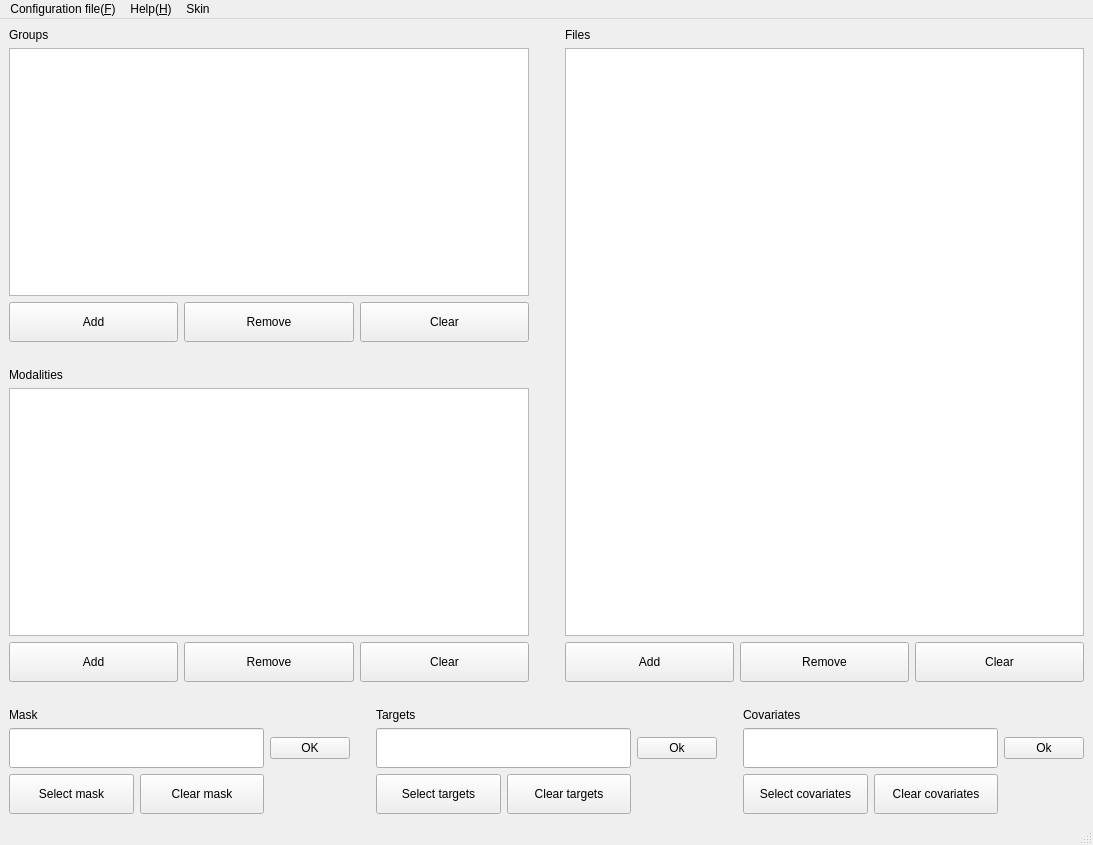
<?xml version="1.0" encoding="UTF-8"?>
<ui version="4.0">
 <class>MainWindow</class>
 <widget class="QMainWindow" name="MainWindow">
  <property name="geometry">
   <rect>
    <x>0</x>
    <y>0</y>
    <width>1093</width>
    <height>845</height>
   </rect>
  </property>
  <property name="windowTitle">
   <string>MainWindow</string>
  </property>
  <widget class="QWidget" name="centralwidget">
   <layout class="QGridLayout" name="gridLayout">
    <item row="0" column="0">
     <layout class="QHBoxLayout" name="horizontalLayout_2">
      <item>
       <layout class="QVBoxLayout" name="verticalLayout_group_modality">
        <item>
         <layout class="QGridLayout" name="gridLayout_2">
          <item row="3" column="1">
           <layout class="QVBoxLayout" name="verticalLayout_group">
            <item>
             <widget class="QLabel" name="label_group">
              <property name="text">
               <string>Groups</string>
              </property>
             </widget>
            </item>
            <item>
             <widget class="QListView" name="listView_groups">
              <property name="enabled">
               <bool>true</bool>
              </property>
              <property name="minimumSize">
               <size>
                <width>20</width>
                <height>10</height>
               </size>
              </property>
              <property name="acceptDrops">
               <bool>false</bool>
              </property>
              <property name="sizeAdjustPolicy">
               <enum>QAbstractScrollArea::AdjustToContents</enum>
              </property>
              <property name="editTriggers">
               <set>QAbstractItemView::NoEditTriggers</set>
              </property>
              <property name="dragEnabled">
               <bool>false</bool>
              </property>
             </widget>
            </item>
            <item>
             <layout class="QHBoxLayout" name="group_btn">
              <item>
               <widget class="QPushButton" name="pushButton_addgroups">
                <property name="minimumSize">
                 <size>
                  <width>20</width>
                  <height>40</height>
                 </size>
                </property>
                <property name="toolTipDuration">
                 <number>-5</number>
                </property>
                <property name="whatsThis">
                 <string>&lt;html&gt;&lt;head/&gt;&lt;body&gt;&lt;p&gt;push the button then close program&lt;/p&gt;&lt;/body&gt;&lt;/html&gt;</string>
                </property>
                <property name="text">
                 <string>Add</string>
                </property>
               </widget>
              </item>
              <item>
               <widget class="QPushButton" name="pushButton_removegroups">
                <property name="minimumSize">
                 <size>
                  <width>20</width>
                  <height>40</height>
                 </size>
                </property>
                <property name="text">
                 <string>Remove</string>
                </property>
               </widget>
              </item>
              <item>
               <widget class="QPushButton" name="pushButton_cleargroups">
                <property name="minimumSize">
                 <size>
                  <width>20</width>
                  <height>40</height>
                 </size>
                </property>
                <property name="text">
                 <string>Clear</string>
                </property>
               </widget>
              </item>
             </layout>
            </item>
           </layout>
          </item>
         </layout>
        </item>
        <item>
         <spacer name="verticalSpacer">
          <property name="orientation">
           <enum>Qt::Vertical</enum>
          </property>
          <property name="sizeType">
           <enum>QSizePolicy::Fixed</enum>
          </property>
          <property name="sizeHint" stdset="0">
           <size>
            <width>20</width>
            <height>20</height>
           </size>
          </property>
         </spacer>
        </item>
        <item>
         <layout class="QVBoxLayout" name="verticalLayout_modality">
          <item>
           <widget class="QLabel" name="label_modalities">
            <property name="text">
             <string>Modalities</string>
            </property>
           </widget>
          </item>
          <item>
           <widget class="QListView" name="listView_modalities">
            <property name="enabled">
             <bool>true</bool>
            </property>
            <property name="minimumSize">
             <size>
              <width>20</width>
              <height>10</height>
             </size>
            </property>
            <property name="sizeAdjustPolicy">
             <enum>QAbstractScrollArea::AdjustToContents</enum>
            </property>
            <property name="editTriggers">
             <set>QAbstractItemView::NoEditTriggers</set>
            </property>
           </widget>
          </item>
          <item>
           <layout class="QHBoxLayout" name="modality_btn">
            <item>
             <widget class="QPushButton" name="pushButton_addmodalities">
              <property name="minimumSize">
               <size>
                <width>20</width>
                <height>40</height>
               </size>
              </property>
              <property name="toolTipDuration">
               <number>-5</number>
              </property>
              <property name="whatsThis">
               <string>&lt;html&gt;&lt;head/&gt;&lt;body&gt;&lt;p&gt;push the button then close program&lt;/p&gt;&lt;/body&gt;&lt;/html&gt;</string>
              </property>
              <property name="text">
               <string>Add</string>
              </property>
             </widget>
            </item>
            <item>
             <widget class="QPushButton" name="pushButton_removemodalites">
              <property name="minimumSize">
               <size>
                <width>20</width>
                <height>40</height>
               </size>
              </property>
              <property name="text">
               <string>Remove</string>
              </property>
             </widget>
            </item>
            <item>
             <widget class="QPushButton" name="pushButton_clearmodalities">
              <property name="minimumSize">
               <size>
                <width>20</width>
                <height>40</height>
               </size>
              </property>
              <property name="text">
               <string>Clear</string>
              </property>
             </widget>
            </item>
           </layout>
          </item>
         </layout>
        </item>
       </layout>
      </item>
      <item>
       <spacer name="horizontalSpacer">
        <property name="orientation">
         <enum>Qt::Horizontal</enum>
        </property>
        <property name="sizeType">
         <enum>QSizePolicy::Fixed</enum>
        </property>
        <property name="sizeHint" stdset="0">
         <size>
          <width>30</width>
          <height>20</height>
         </size>
        </property>
       </spacer>
      </item>
      <item>
       <layout class="QVBoxLayout" name="verticalLayout_files">
        <item>
         <layout class="QVBoxLayout" name="verticalLayout_file">
          <item>
           <widget class="QLabel" name="label_file">
            <property name="text">
             <string>Files</string>
            </property>
           </widget>
          </item>
          <item>
           <widget class="QListView" name="listView_files">
            <property name="enabled">
             <bool>true</bool>
            </property>
            <property name="minimumSize">
             <size>
              <width>10</width>
              <height>200</height>
             </size>
            </property>
            <property name="baseSize">
             <size>
              <width>10</width>
              <height>10</height>
             </size>
            </property>
            <property name="contextMenuPolicy">
             <enum>Qt::DefaultContextMenu</enum>
            </property>
            <property name="acceptDrops">
             <bool>false</bool>
            </property>
            <property name="sizeAdjustPolicy">
             <enum>QAbstractScrollArea::AdjustToContents</enum>
            </property>
            <property name="editTriggers">
             <set>QAbstractItemView::NoEditTriggers</set>
            </property>
            <property name="dragEnabled">
             <bool>false</bool>
            </property>
           </widget>
          </item>
          <item>
           <layout class="QHBoxLayout" name="file_btn">
            <item>
             <widget class="QPushButton" name="pushButton_addfiles">
              <property name="minimumSize">
               <size>
                <width>20</width>
                <height>40</height>
               </size>
              </property>
              <property name="baseSize">
               <size>
                <width>10</width>
                <height>10</height>
               </size>
              </property>
              <property name="toolTipDuration">
               <number>-5</number>
              </property>
              <property name="whatsThis">
               <string>&lt;html&gt;&lt;head/&gt;&lt;body&gt;&lt;p&gt;push the button then close program&lt;/p&gt;&lt;/body&gt;&lt;/html&gt;</string>
              </property>
              <property name="text">
               <string>Add</string>
              </property>
             </widget>
            </item>
            <item>
             <widget class="QPushButton" name="pushButton_removefiles">
              <property name="minimumSize">
               <size>
                <width>20</width>
                <height>40</height>
               </size>
              </property>
              <property name="baseSize">
               <size>
                <width>10</width>
                <height>10</height>
               </size>
              </property>
              <property name="text">
               <string>Remove</string>
              </property>
             </widget>
            </item>
            <item>
             <widget class="QPushButton" name="pushButton_clearfiles">
              <property name="minimumSize">
               <size>
                <width>20</width>
                <height>40</height>
               </size>
              </property>
              <property name="baseSize">
               <size>
                <width>10</width>
                <height>10</height>
               </size>
              </property>
              <property name="text">
               <string>Clear</string>
              </property>
             </widget>
            </item>
           </layout>
          </item>
         </layout>
        </item>
       </layout>
      </item>
     </layout>
    </item>
    <item row="1" column="0">
     <spacer name="verticalSpacer_2">
      <property name="orientation">
       <enum>Qt::Vertical</enum>
      </property>
      <property name="sizeType">
       <enum>QSizePolicy::Fixed</enum>
      </property>
      <property name="sizeHint" stdset="0">
       <size>
        <width>20</width>
        <height>20</height>
       </size>
      </property>
     </spacer>
    </item>
    <item row="2" column="0">
     <layout class="QHBoxLayout" name="horizontalLayout">
      <item>
       <layout class="QGridLayout" name="gridLayout_3">
        <item row="1" column="0">
         <widget class="QLineEdit" name="lineEdit_mask">
          <property name="minimumSize">
           <size>
            <width>30</width>
            <height>40</height>
           </size>
          </property>
         </widget>
        </item>
        <item row="0" column="0">
         <widget class="QLabel" name="label_mask">
          <property name="text">
           <string>Mask</string>
          </property>
         </widget>
        </item>
        <item row="2" column="0">
         <layout class="QHBoxLayout" name="file_btn_2">
          <item>
           <widget class="QPushButton" name="pushButton_selectMask">
            <property name="minimumSize">
             <size>
              <width>20</width>
              <height>40</height>
             </size>
            </property>
            <property name="baseSize">
             <size>
              <width>10</width>
              <height>10</height>
             </size>
            </property>
            <property name="toolTipDuration">
             <number>-5</number>
            </property>
            <property name="whatsThis">
             <string>&lt;html&gt;&lt;head/&gt;&lt;body&gt;&lt;p&gt;push the button then close program&lt;/p&gt;&lt;/body&gt;&lt;/html&gt;</string>
            </property>
            <property name="text">
             <string>Select mask</string>
            </property>
           </widget>
          </item>
          <item>
           <widget class="QPushButton" name="pushButton_clearMask">
            <property name="minimumSize">
             <size>
              <width>20</width>
              <height>40</height>
             </size>
            </property>
            <property name="baseSize">
             <size>
              <width>10</width>
              <height>10</height>
             </size>
            </property>
            <property name="text">
             <string>Clear mask</string>
            </property>
           </widget>
          </item>
         </layout>
        </item>
        <item row="1" column="1">
         <widget class="QPushButton" name="pushButton_mask">
          <property name="styleSheet">
           <string notr="true">gridline-color: qradialgradient(spread:pad, cx:0.5, cy:0.5, radius:0.5, fx:0.5, fy:0.5, stop:0 rgba(255, 255, 255, 255), stop:0.1 rgba(255, 255, 255, 255), stop:0.2 rgba(255, 176, 176, 167), stop:0.3 rgba(255, 151, 151, 92), stop:0.4 rgba(255, 125, 125, 51), stop:0.5 rgba(255, 76, 76, 205), stop:0.52 rgba(255, 76, 76, 205), stop:0.6 rgba(255, 180, 180, 84), stop:1 rgba(255, 255, 255, 0));</string>
          </property>
          <property name="text">
           <string>OK</string>
          </property>
         </widget>
        </item>
       </layout>
      </item>
      <item>
       <spacer name="horizontalSpacer_2">
        <property name="orientation">
         <enum>Qt::Horizontal</enum>
        </property>
        <property name="sizeType">
         <enum>QSizePolicy::Fixed</enum>
        </property>
        <property name="sizeHint" stdset="0">
         <size>
          <width>20</width>
          <height>20</height>
         </size>
        </property>
       </spacer>
      </item>
      <item>
       <layout class="QGridLayout" name="gridLayout_4">
        <item row="0" column="0">
         <widget class="QLabel" name="label_target">
          <property name="text">
           <string>Targets</string>
          </property>
         </widget>
        </item>
        <item row="3" column="0">
         <layout class="QHBoxLayout" name="file_btn_3">
          <item>
           <widget class="QPushButton" name="pushButton_selectTarget">
            <property name="minimumSize">
             <size>
              <width>20</width>
              <height>40</height>
             </size>
            </property>
            <property name="baseSize">
             <size>
              <width>10</width>
              <height>10</height>
             </size>
            </property>
            <property name="toolTipDuration">
             <number>-5</number>
            </property>
            <property name="whatsThis">
             <string>&lt;html&gt;&lt;head/&gt;&lt;body&gt;&lt;p&gt;push the button then close program&lt;/p&gt;&lt;/body&gt;&lt;/html&gt;</string>
            </property>
            <property name="text">
             <string>Select targets</string>
            </property>
           </widget>
          </item>
          <item>
           <widget class="QPushButton" name="pushButton_clearTarget">
            <property name="minimumSize">
             <size>
              <width>20</width>
              <height>40</height>
             </size>
            </property>
            <property name="baseSize">
             <size>
              <width>10</width>
              <height>10</height>
             </size>
            </property>
            <property name="text">
             <string>Clear targets</string>
            </property>
           </widget>
          </item>
         </layout>
        </item>
        <item row="2" column="0">
         <widget class="QLineEdit" name="lineEdit_target">
          <property name="minimumSize">
           <size>
            <width>30</width>
            <height>40</height>
           </size>
          </property>
         </widget>
        </item>
        <item row="2" column="1">
         <widget class="QPushButton" name="pushButton_target">
          <property name="text">
           <string>Ok</string>
          </property>
         </widget>
        </item>
       </layout>
      </item>
      <item>
       <spacer name="horizontalSpacer_3">
        <property name="orientation">
         <enum>Qt::Horizontal</enum>
        </property>
        <property name="sizeType">
         <enum>QSizePolicy::Fixed</enum>
        </property>
        <property name="sizeHint" stdset="0">
         <size>
          <width>20</width>
          <height>20</height>
         </size>
        </property>
       </spacer>
      </item>
      <item>
       <layout class="QGridLayout" name="gridLayout_5">
        <item row="0" column="0">
         <widget class="QLabel" name="label_covariance">
          <property name="text">
           <string>Covariates</string>
          </property>
         </widget>
        </item>
        <item row="3" column="0">
         <layout class="QHBoxLayout" name="file_btn_4">
          <item>
           <widget class="QPushButton" name="pushButton_selectCovariance">
            <property name="minimumSize">
             <size>
              <width>20</width>
              <height>40</height>
             </size>
            </property>
            <property name="baseSize">
             <size>
              <width>10</width>
              <height>10</height>
             </size>
            </property>
            <property name="toolTipDuration">
             <number>-5</number>
            </property>
            <property name="whatsThis">
             <string>&lt;html&gt;&lt;head/&gt;&lt;body&gt;&lt;p&gt;push the button then close program&lt;/p&gt;&lt;/body&gt;&lt;/html&gt;</string>
            </property>
            <property name="text">
             <string>Select covariates</string>
            </property>
           </widget>
          </item>
          <item>
           <widget class="QPushButton" name="pushButton_clearCovriance">
            <property name="minimumSize">
             <size>
              <width>20</width>
              <height>40</height>
             </size>
            </property>
            <property name="baseSize">
             <size>
              <width>10</width>
              <height>10</height>
             </size>
            </property>
            <property name="text">
             <string>Clear covariates</string>
            </property>
           </widget>
          </item>
         </layout>
        </item>
        <item row="2" column="0">
         <widget class="QLineEdit" name="lineEdit_covariates">
          <property name="minimumSize">
           <size>
            <width>30</width>
            <height>40</height>
           </size>
          </property>
         </widget>
        </item>
        <item row="2" column="1">
         <widget class="QPushButton" name="pushButton_covariate">
          <property name="text">
           <string>Ok</string>
          </property>
         </widget>
        </item>
       </layout>
      </item>
     </layout>
    </item>
   </layout>
  </widget>
  <widget class="QMenuBar" name="menubar">
   <property name="geometry">
    <rect>
     <x>0</x>
     <y>0</y>
     <width>1093</width>
     <height>26</height>
    </rect>
   </property>
   <widget class="QMenu" name="menuConfiguration_file">
    <property name="title">
     <string>Configuration file(&amp;F)</string>
    </property>
    <addaction name="actionChoose_configuration_file"/>
    <addaction name="actionSave_configuration"/>
   </widget>
   <widget class="QMenu" name="menuHelp_H">
    <property name="title">
     <string>Help(&amp;H)</string>
    </property>
    <addaction name="actionWeb"/>
    <addaction name="actionPDF"/>
   </widget>
   <widget class="QMenu" name="menuSkin">
    <property name="title">
     <string>Skin</string>
    </property>
    <addaction name="actionDark"/>
    <addaction name="actionBlack"/>
    <addaction name="actionDarkOrange"/>
    <addaction name="actionGray"/>
    <addaction name="actionBlue"/>
    <addaction name="actionNavy"/>
    <addaction name="actionClassic"/>
    <addaction name="actionLight"/>
   </widget>
   <addaction name="menuConfiguration_file"/>
   <addaction name="menuHelp_H"/>
   <addaction name="menuSkin"/>
  </widget>
  <widget class="QStatusBar" name="statusbar"/>
  <action name="actionChoose_configuration_file">
   <property name="text">
    <string>Load configuration</string>
   </property>
  </action>
  <action name="actionSave_configuration">
   <property name="text">
    <string>Save configuration</string>
   </property>
  </action>
  <action name="actionWeb">
   <property name="text">
    <string>Web</string>
   </property>
  </action>
  <action name="actionPDF">
   <property name="text">
    <string>PDF</string>
   </property>
  </action>
  <action name="actionDark">
   <property name="text">
    <string>Dark</string>
   </property>
  </action>
  <action name="actionBlack">
   <property name="text">
    <string>Black</string>
   </property>
  </action>
  <action name="actionDarkOrange">
   <property name="text">
    <string>DarkOrange</string>
   </property>
  </action>
  <action name="actionGray">
   <property name="text">
    <string>Gray</string>
   </property>
  </action>
  <action name="actionBlue">
   <property name="text">
    <string>Blue</string>
   </property>
  </action>
  <action name="actionNavy">
   <property name="text">
    <string>Navy</string>
   </property>
  </action>
  <action name="actionClassic">
   <property name="text">
    <string>Classic</string>
   </property>
  </action>
  <action name="actionLight">
   <property name="text">
    <string>Light</string>
   </property>
  </action>
 </widget>
 <resources/>
 <connections/>
</ui>
